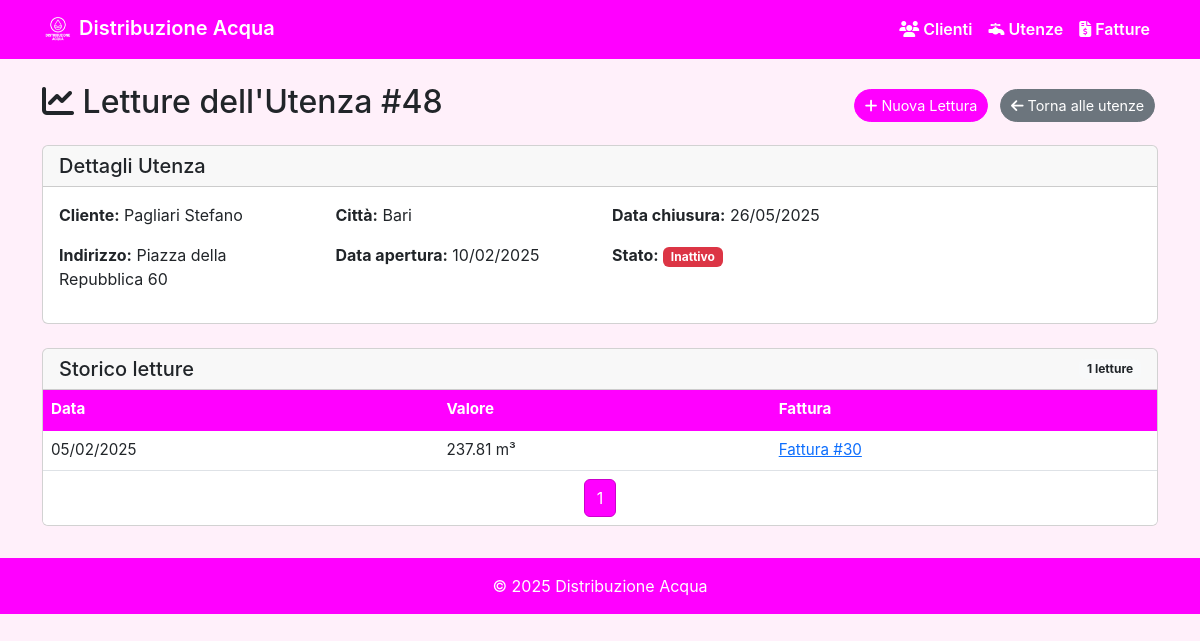
The app's page /utenze/48/letture/, older data.
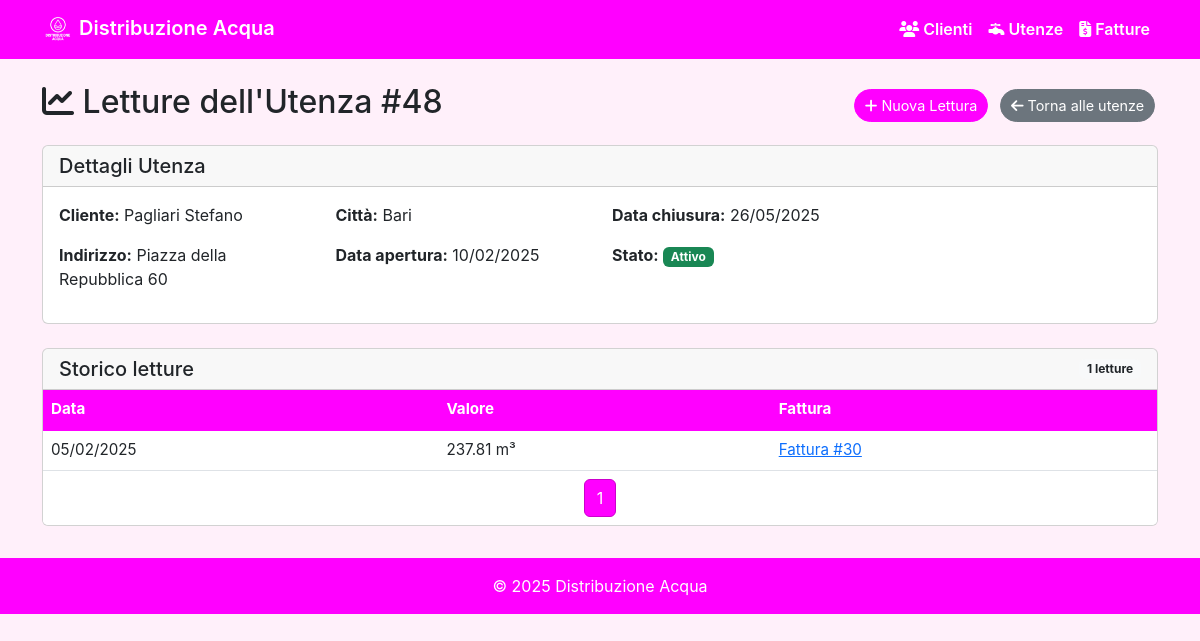
The same page, newer data.
### una_acies/views.py (the view)
# urls.py: path('utenze/<int:pk>/letture/', views.utenza_letture, name='utenza_letture'),
def utenza_letture(request, pk):
    utenza = get_object_or_404(Utenza, pk=pk)
    letture = Lettura.objects.filter(utenza=utenza).order_by('-data')
    paginator = Paginator(letture, 10)
    page_number = request.GET.get('page')
    page_obj = paginator.get_page(page_number)
    return render(request, 'una_acies/utenza_letture.html', {
        'utenza': utenza, 'letture': page_obj
    })

### una_acies/templates/una_acies/utenza_letture.html (shortened to what this page needs)
{% extends "una_acies/base.html" %}
{% block content %}
<div class="d-flex justify-content-between align-items-center mb-3">
    <h2><i class="fa-solid fa-chart-line"></i> Letture dell'Utenza #{{ utenza.codice }}</h2>
    <div>
        <a href="{% url 'lettura_create' %}?utenza={{ utenza.pk }}" class="btn btn-fucsia btn-action me-2">
            <i class="fa-solid fa-plus"></i> Nuova Lettura
        </a>
        <a href="{% url 'utenze_list' %}" class="btn btn-secondary btn-action">
            <i class="fa-solid fa-arrow-left"></i> Torna alle utenze
        </a>
    </div>
</div>
<div class="card mb-4">
    <div class="card-header fucsia-header">
        <h5 class="mb-0">Dettagli Utenza</h5>
    </div>
    <div class="card-body">
        <div class="row">
            <div class="col-md-3">
                <p><strong>Cliente:</strong> {{ utenza.cliente.ragione_sociale }}</p>
                <p><strong>Indirizzo:</strong> {{ utenza.indirizzo }}</p>
            </div>
            <div class="col-md-3">
                <p><strong>Città:</strong> {{ utenza.citta }}</p>
                <p><strong>Data apertura:</strong> {{ utenza.data_apertura|date:"d/m/Y" }}</p>
            </div>
            <div class="col-md-3">
                <p><strong>Data chiusura:</strong> {{ utenza.data_chiusura|date:"d/m/Y"|default:"-" }}</p>
                <p><strong>Stato:</strong>
                    {% if utenza.stato == 'attivo' %}
                    <span class="badge bg-success">Attivo</span>
                    {% else %}
                    <span class="badge bg-danger">Inattivo</span>
                    {% endif %}
                </p>
            </div>
        </div>
    </div>
</div>
<div class="card">
    <div class="card-header fucsia-header d-flex justify-content-between align-items-center">
        <h5 class="mb-0">Storico letture</h5>
        <span class="badge bg-light text-dark">{{ letture.paginator.count }} letture</span>
    </div>
    <div class="card-body p-0">
        <div class="table-responsive">
            <table class="table table-hover align-middle mb-0">
                <thead>
                    <tr>
                        <th>Data</th>
                        <th>Valore</th>
                        <th>Fattura</th>
                    </tr>
                </thead>
                <tbody>
                    {% for lettura in letture %}
                    <tr>
                        <td>{{ lettura.data|date:"d/m/Y" }}</td>
                        <td>{{ lettura.valore }} m³</td>
                        <td>
                            {% if lettura.fattura %}
                            <a href="{% url 'fattura_letture' lettura.fattura.pk %}">Fattura #{{ lettura.fattura.codice }}</a>
                            {% else %}
                            <span class="text-muted">Non fatturata</span>
                            {% endif %}
                        </td>
                    </tr>
                    {% endfor %}
                </tbody>
            </table>
        </div>
        <div id="ajax-pagination" class="card-footer bg-white border-0">
            <nav>
                <ul class="pagination justify-content-center mb-0">
                    {% for num in letture.paginator.page_range %}
                    <li class="page-item {% if letture.number == num %}active{% endif %}">
                        <a class="page-link" href="?page={{ num }}">{{ num }}</a>
                    </li>
                    {% endfor %}
                </ul>
            </nav>
        </div>
    </div>
</div>
{% endblock %}

Row changes from the older to the newer data that the page shows:
changed Utenza "Piazza della Repubblica 60": stato "inattivo" → "attivo" (drawn)
Text that changed along with them:
text no longer shown: "Inattivo"
text now shown: "Attivo"
